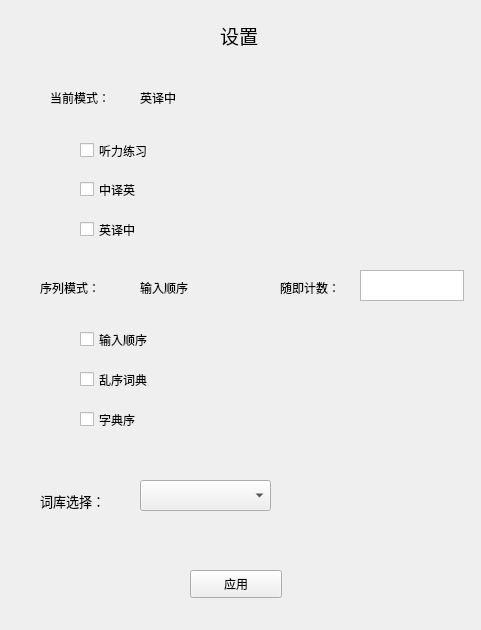
<?xml version="1.0" encoding="UTF-8"?>
<ui version="4.0">
 <class>Settings</class>
 <widget class="QWidget" name="Settings">
  <property name="geometry">
   <rect>
    <x>0</x>
    <y>0</y>
    <width>481</width>
    <height>630</height>
   </rect>
  </property>
  <property name="windowTitle">
   <string>Form</string>
  </property>
  <widget class="QLabel" name="label">
   <property name="geometry">
    <rect>
     <x>220</x>
     <y>20</y>
     <width>61</width>
     <height>31</height>
    </rect>
   </property>
   <property name="font">
    <font>
     <family>Adobe Arabic</family>
     <pointsize>14</pointsize>
    </font>
   </property>
   <property name="text">
    <string>设置</string>
   </property>
   <property name="margin">
    <number>1</number>
   </property>
  </widget>
  <widget class="QTextEdit" name="textRandomBaseNumber">
   <property name="geometry">
    <rect>
     <x>360</x>
     <y>270</y>
     <width>104</width>
     <height>31</height>
    </rect>
   </property>
  </widget>
  <widget class="QLabel" name="label_2">
   <property name="geometry">
    <rect>
     <x>280</x>
     <y>280</y>
     <width>72</width>
     <height>15</height>
    </rect>
   </property>
   <property name="text">
    <string>随即计数：</string>
   </property>
  </widget>
  <widget class="QLabel" name="NowMode">
   <property name="geometry">
    <rect>
     <x>140</x>
     <y>90</y>
     <width>72</width>
     <height>15</height>
    </rect>
   </property>
   <property name="text">
    <string>英译中</string>
   </property>
  </widget>
  <widget class="QCheckBox" name="chineseToEnglishMode">
   <property name="geometry">
    <rect>
     <x>80</x>
     <y>180</y>
     <width>88</width>
     <height>19</height>
    </rect>
   </property>
   <property name="text">
    <string>中译英</string>
   </property>
  </widget>
  <widget class="QCheckBox" name="ListenMode">
   <property name="geometry">
    <rect>
     <x>80</x>
     <y>140</y>
     <width>91</width>
     <height>21</height>
    </rect>
   </property>
   <property name="text">
    <string>听力练习</string>
   </property>
  </widget>
  <widget class="QCheckBox" name="randomMode">
   <property name="geometry">
    <rect>
     <x>80</x>
     <y>370</y>
     <width>88</width>
     <height>19</height>
    </rect>
   </property>
   <property name="text">
    <string>乱序词典</string>
   </property>
  </widget>
  <widget class="QPushButton" name="applyButton">
   <property name="geometry">
    <rect>
     <x>190</x>
     <y>570</y>
     <width>92</width>
     <height>28</height>
    </rect>
   </property>
   <property name="text">
    <string>应用</string>
   </property>
  </widget>
  <widget class="QLabel" name="label_3">
   <property name="geometry">
    <rect>
     <x>50</x>
     <y>90</y>
     <width>72</width>
     <height>15</height>
    </rect>
   </property>
   <property name="text">
    <string>当前模式：</string>
   </property>
  </widget>
  <widget class="QLabel" name="listMode">
   <property name="geometry">
    <rect>
     <x>140</x>
     <y>280</y>
     <width>72</width>
     <height>15</height>
    </rect>
   </property>
   <property name="text">
    <string>输入顺序</string>
   </property>
  </widget>
  <widget class="QCheckBox" name="dictionaryMode">
   <property name="geometry">
    <rect>
     <x>80</x>
     <y>410</y>
     <width>88</width>
     <height>19</height>
    </rect>
   </property>
   <property name="text">
    <string>字典序</string>
   </property>
  </widget>
  <widget class="QLabel" name="label_5">
   <property name="geometry">
    <rect>
     <x>40</x>
     <y>280</y>
     <width>72</width>
     <height>15</height>
    </rect>
   </property>
   <property name="text">
    <string>序列模式：</string>
   </property>
  </widget>
  <widget class="QCheckBox" name="englishToChineseMode">
   <property name="geometry">
    <rect>
     <x>80</x>
     <y>220</y>
     <width>88</width>
     <height>19</height>
    </rect>
   </property>
   <property name="text">
    <string>英译中</string>
   </property>
  </widget>
  <widget class="QCheckBox" name="inputMode">
   <property name="geometry">
    <rect>
     <x>80</x>
     <y>330</y>
     <width>88</width>
     <height>19</height>
    </rect>
   </property>
   <property name="text">
    <string>输入顺序</string>
   </property>
  </widget>
  <widget class="QComboBox" name="comboBoxWordLists">
   <property name="geometry">
    <rect>
     <x>140</x>
     <y>480</y>
     <width>131</width>
     <height>31</height>
    </rect>
   </property>
  </widget>
  <widget class="QLabel" name="label_4">
   <property name="geometry">
    <rect>
     <x>40</x>
     <y>490</y>
     <width>91</width>
     <height>21</height>
    </rect>
   </property>
   <property name="font">
    <font>
     <family>Adobe Arabic</family>
     <pointsize>10</pointsize>
    </font>
   </property>
   <property name="text">
    <string>词库选择：</string>
   </property>
  </widget>
 </widget>
 <resources/>
 <connections/>
</ui>
